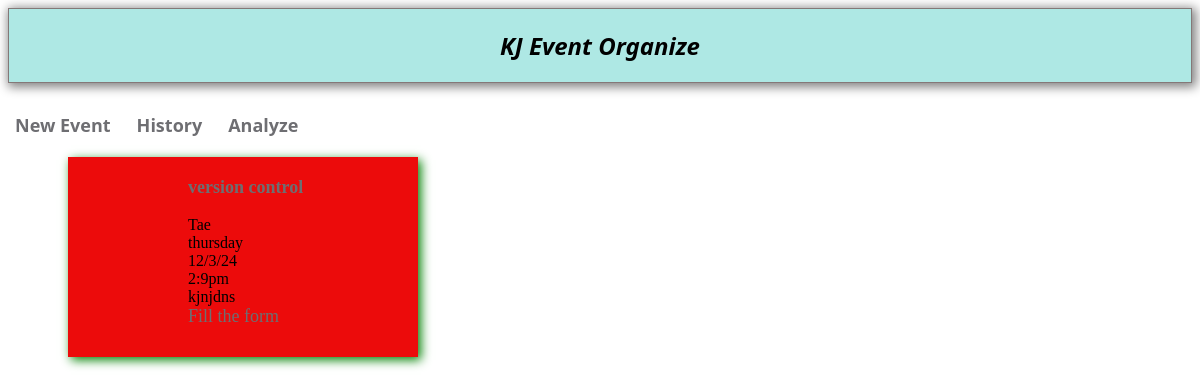
Page / (signed in) on the earlier database version.
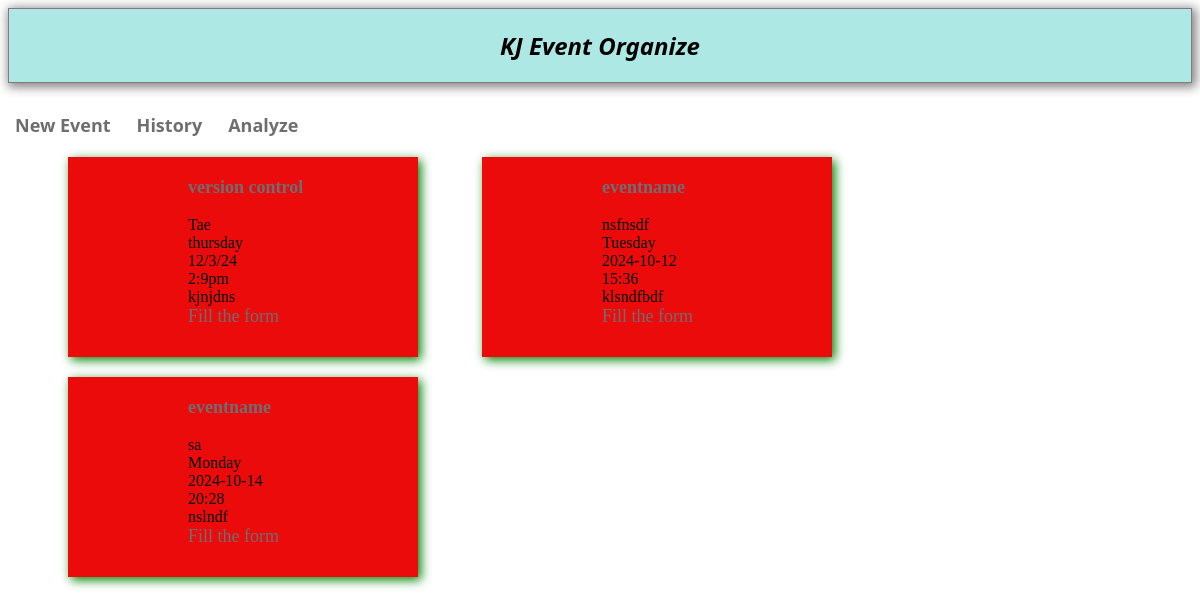
Same page on the later database version.
### app/models.py (models this page shows)
class EventInformation(models.Model):
    eventname = models.CharField(max_length=122)
    eventorganizer = models.CharField(max_length=122)
    eventday = models.CharField(max_length=122)
    eventdate = models.CharField(max_length=122)
    eventtime = models.CharField(max_length=122)
    eventabout = models.TextField(max_length=1000)
    eventfile = models.FileField(upload_to='files/')
    fileurl=models.CharField(max_length=122)
    user = models.ForeignKey(CustomUser, on_delete=models.CASCADE, null=True)

### app/views.py (the view)
# urls.py: path("",views.home,name=""),
def home(request):
    if request.user.is_authenticated:
        allevents=EventInformation.objects.all()
        allformdata=FormData.objects.all()
        print(allevents)
        return render(request, "home.html",{'event':allevents,'zip_event_form':zip(allevents,allformdata)})
    else:
        return redirect("/auth")

### templates/home.html (shortened to what this page needs)
<!DOCTYPE html>
<html lang="en">
<head>
</head>
<body>
    <div class="header">
        KJ Event Organize
    </div>
    <div class="options">
        <a href="/event_info">New Event</a>
    </div>
    <div class="options">
        <a href="">History</a>
    </div>
    <div class="options">
        <a href="">Analyze</a>
    </div>
    <div class="contents">
        {% for index1, index2 in zip_event_form %}
        <div class="cards">
            <div class="content">
                <h3 ><a href="form/{{index1.pk}}">{{index1.eventname}}</a></h3>
                {{index1.eventorganizer}} <br>
                {{index1.eventday}} <br>
                {{index1.eventdate}} <br>
                {{index1.eventtime}} <br>
                {{index1.eventabout}} <br>
                <a href="event/{{index2.data}}">Fill the form</a>
            </div>
        </div>{% endfor %}
    </div>
</body>
</html>

### templates/home.html (style rules this page uses)
.header { background-color: rgb(174, 232, 228); font-weight: bolder; font-size: larger; border: 1px solid rgb(133, 120, 120); padding-top: 20px; padding-bottom: 20px; text-align: center; font-family: system-ui, -apple-system, BlinkMacSystemFont, 'Segoe UI', Roboto, Oxygen, Ubuntu, Cantarell, 'Open Sans', 'Helvetica Neue', sans-serif; font-style: italic; font-weight: 800; font-size: x-large; box-shadow: 2px 2px 10px 2px gray; }
.options { font-family: system-ui, -apple-system, BlinkMacSystemFont, 'Segoe UI', Roboto, Oxygen, Ubuntu, Cantarell, 'Open Sans', 'Helvetica Neue', sans-serif; margin-top: 30px; margin-left: 7px; margin-right: 15px; background-color: white; display: inline-block; font-weight: bold; }
a { text-decoration: none; font-size: large; color: rgb(110, 110, 114); }
.cards { display: inline-block; margin-top: 20px; margin-left: 60px; width: 350px; height: 200px; background-color:rgb(236, 11, 11); box-shadow: 3px 3px 10px green; }
.content { margin-left: 120px; }

Differences in the rows shown:
added EventInformation: eventname "eventname", eventorganizer "nsfnsdf", eventday "Tuesday", eventdate "2024-10-12", eventtime "15:36", eventabout "klsndfbdf"
added EventInformation: eventname "eventname", eventorganizer "sa", eventday "Monday", eventdate "2024-10-14", eventtime "20:28", eventabout "nslndf"
